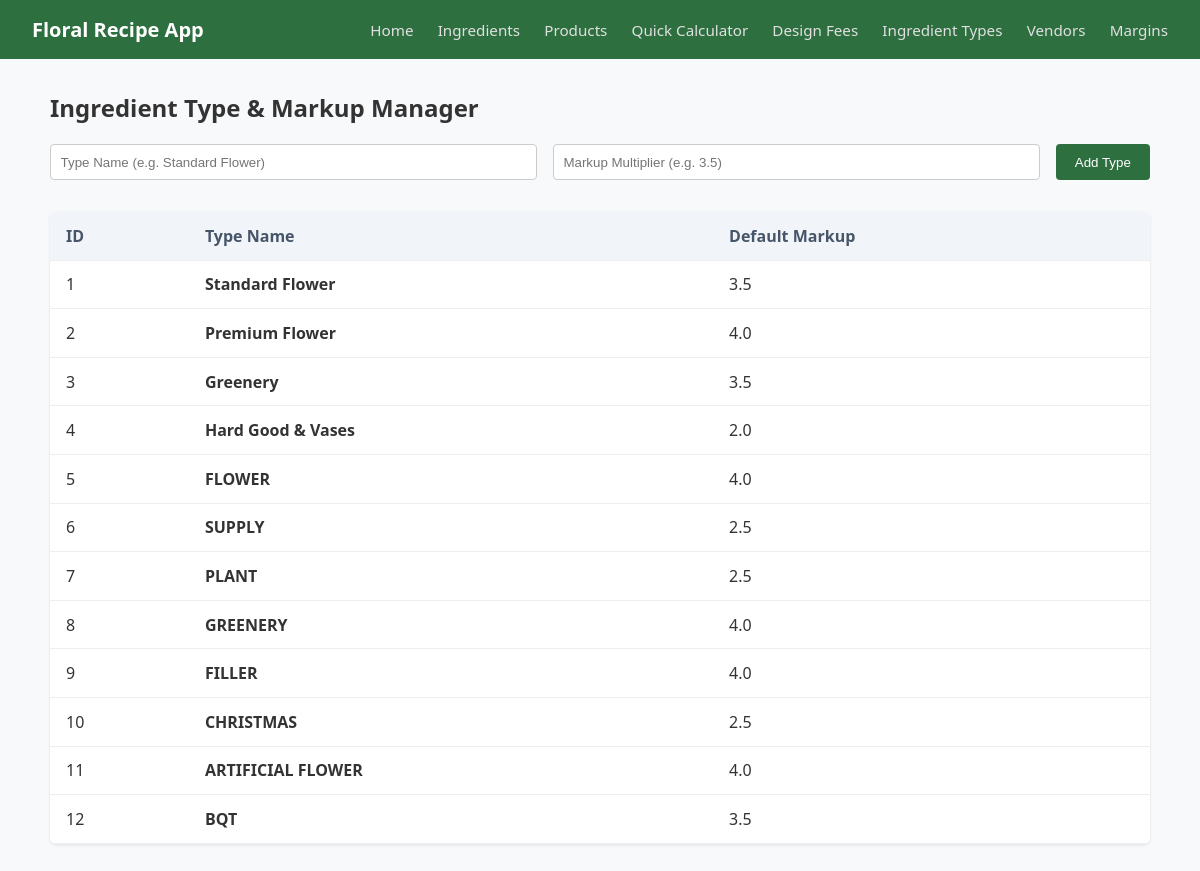
/ingredient-types, run on the app's committed database.
### models.py (models this page shows, shortened)
class IngredientType(db.Model):
    __tablename__ = 'ingredient_types'
    id = db.Column(db.Integer, primary_key=True)
    name = db.Column(db.String(50), nullable=False, unique=True) # e.g. Flower, Filler, Supply
    markup = db.Column(db.Float, default=4.0) # Multiplier
    ingredients = db.relationship('Ingredient', backref='type_info', lazy=True)

### app.py (the view, shortened to what this page needs)
@app.route('/ingredient-types', methods=['GET', 'POST'])
def ingredient_types():
    all_types = models.IngredientType.query.all()
    return render_template('ingredient_types.html', types=all_types)

### templates/ingredient_types.html (shortened to what this page needs)
{% extends 'base.html' %}
{% block content %}
<h2>Ingredient Type & Markup Manager</h2>
<form method="POST" class="form-inline">
    <input type="text" name="name" placeholder="Type Name (e.g. Standard Flower)" required>
    <input type="number" step="0.1" name="markup" placeholder="Markup Multiplier (e.g. 3.5)" required>
    <button type="submit">Add Type</button>
</form>
<table class="data-table">
    <thead>
        <tr>
            <th>ID</th>
            <th>Type Name</th>
            <th>Default Markup</th>
        </tr>
    </thead>
    <tbody>
        {% for type in types %}
        <tr>
            <td>{{ type.id }}</td>
            <td><strong>{{ type.name }}</strong></td>
            <td>{{ type.markup }}</td>
        </tr>
        {% else %}
        <tr><td colspan="3">No ingredient types found.</td></tr>
        {% endfor %}
    </tbody>
</table>
{% endblock %}

### templates/base.html (shortened to what this page needs)
<!DOCTYPE html>
<html lang="en">
<head>
    <link rel="stylesheet" href="{{ url_for('static', filename='css/main.css') }}">
</head>
<body>
    <header class="navbar">
        <div class="logo">
            <a href="{{ url_for('index') }}">Floral Recipe App</a>
        </div>
        <nav class="nav-links">
            <a href="{{ url_for('index') }}">Home</a>
            <a href="{{ url_for('ingredients') }}">Ingredients</a>
            <a href="{{ url_for('products') }}">Products</a>
            <a href="{{ url_for('temp_calculator') }}">Quick Calculator</a>
            <a href="{{ url_for('design_fees') }}">Design Fees</a>
            <a href="{{ url_for('ingredient_types') }}">Ingredient Types</a>
            <a href="{{ url_for('vendors') }}">Vendors</a>
            <a href="{{ url_for('profit_margins') }}">Margins</a>
        </nav>
    </header>
    <main class="container">
    {% block content %}{% endblock %}
    </main>
</body>
</html>

### static/css/main.css (style rules this page uses)
body { font-family: 'Segoe UI', 'Segoe UI', Tahoma, Geneva, Verdana, sans-serif; background-color: #f8f9fa; color: #333333; margin: 0; padding: 0; }
.navbar { display: flex; justify-content: space-between; align-items: center; background-color: #2e6f40; padding: 1rem 2rem; }
.navbar .logo a { color: #fff; font-size: 1.25rem; font-weight: bold; text-decoration: none; }
.navbar .nav-links a { color: #e0e0e0; text-decoration: none; margin-left: 1.25rem; font-size: 0.95rem; }
.container { max-width: 1100px; margin: 2rem auto; padding: 0 1 rem; }
.form-inline { display: flex; gap: 1rem; margin-bottom: 2rem; }
.form-inline input { padding: 0.6rem; border: 1px solid #ccc; border-radius: 4px; flex: 1; }
.form-inline button { background-color: #2e6f40; color: white; border: none; padding: 0.6rem 1.2rem; border-radius: 4px; cursor: pointer; }
.data-table { width: 100%; border-collapse: collapse; background: white; border-radius: 6px; overflow: hidden; box-shadow: 0 1px 3px rgba(0, 0, 0, 0.1); }
.data-table th, .data-table td { padding: 0.8rem 1rem; text-align: left; border-bottom: 1px solid #eee; }
.data-table th { background-color: #f1f5f9; color: #475569; }

### data on the page
IngredientType: id "1", name "Standard Flower", markup "3.5"
IngredientType: id "2", name "Premium Flower", markup "4.0"
IngredientType: id "3", name "Greenery", markup "3.5"
IngredientType: id "4", name "Hard Good & Vases", markup "2.0"
IngredientType: id "5", name "FLOWER", markup "4.0"
IngredientType: id "6", name "SUPPLY", markup "2.5"
IngredientType: id "7", name "PLANT", markup "2.5"
IngredientType: id "8", name "GREENERY", markup "4.0"
IngredientType: id "9", name "FILLER", markup "4.0"
IngredientType: id "10", name "CHRISTMAS", markup "2.5"
IngredientType: id "11", name "ARTIFICIAL FLOWER", markup "4.0"
IngredientType: id "12", name "BQT", markup "3.5"
